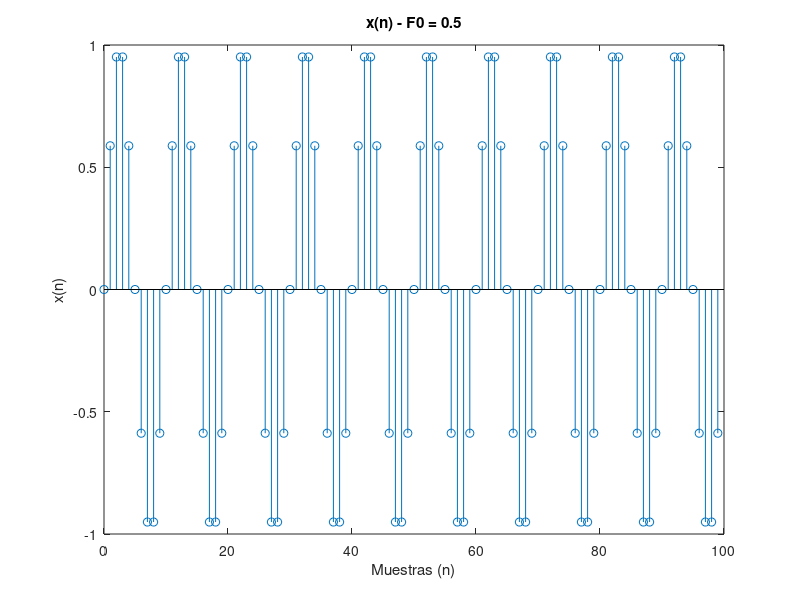
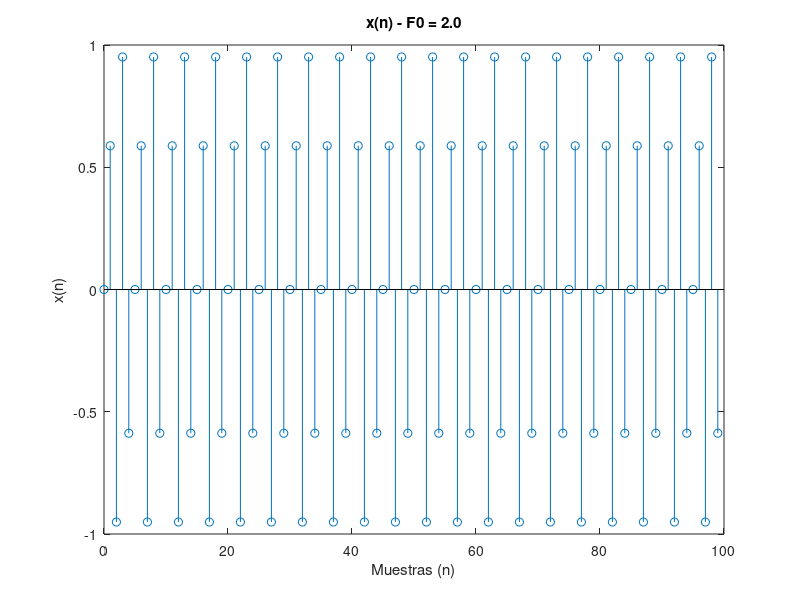
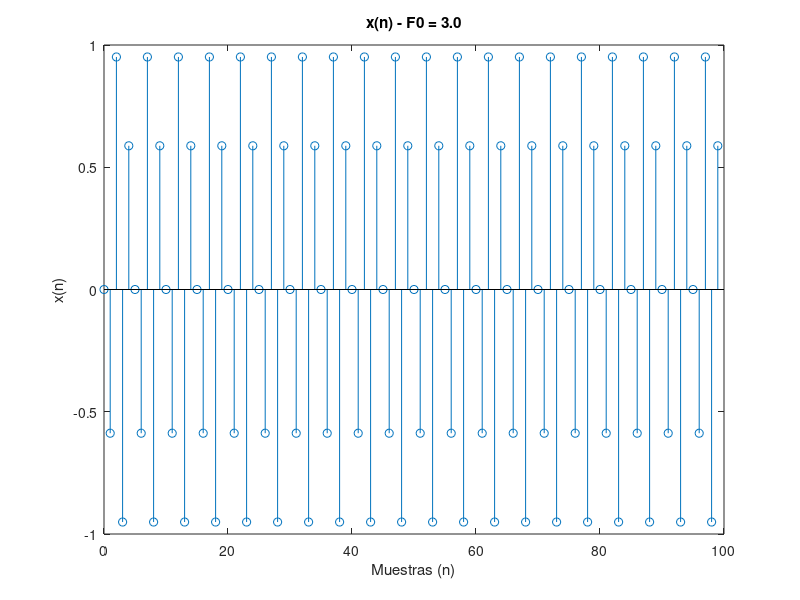
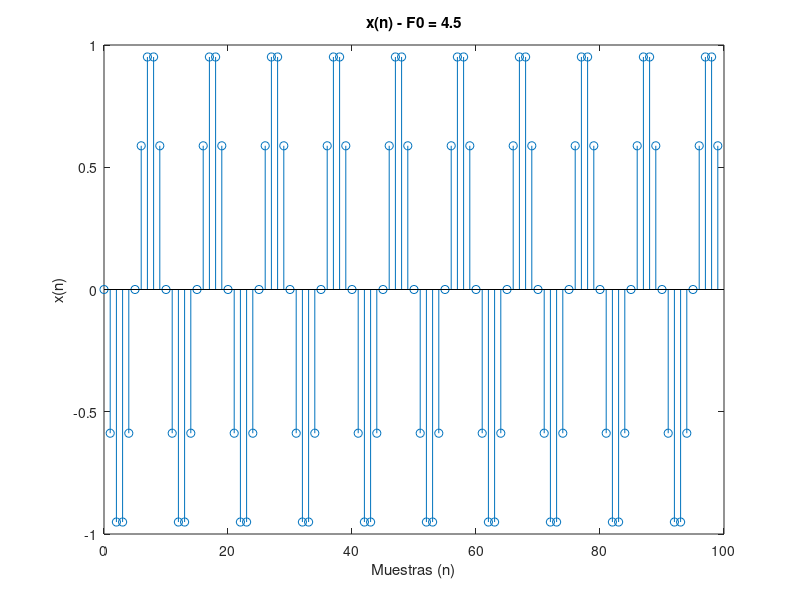

The MATLAB source for these figures, in order:
clear; close all; clc;
n = 0:99;
Fs = 5; %kHz
colF0 = [0.5, 2, 3, 4.5]; %kHz


for F0 = colF0
    figure
    x = sin(2*pi*F0/Fs *n);
    stem(n, x)
    title(sprintf("x(n) - F0 = %0.1f", F0))
    xlabel("Muestras (n)")
    ylabel("x(n)")
end

F0 = 2 %kHz
Fs = 50 %kHz
x = sin(2*pi*F0/Fs *n);
figure
stem(n, x)
title(sprintf("x(n) - f0 = %0.2f", F0/Fs))
xlabel("Muestras (n)")
ylabel("x(n)")

figure
y = x(1:2:end);
nf = 1:2:length(x);
stem(nf, y)
title(sprintf("y(n)"))
xlabel("Muestras (n)")
ylabel("y(n)")